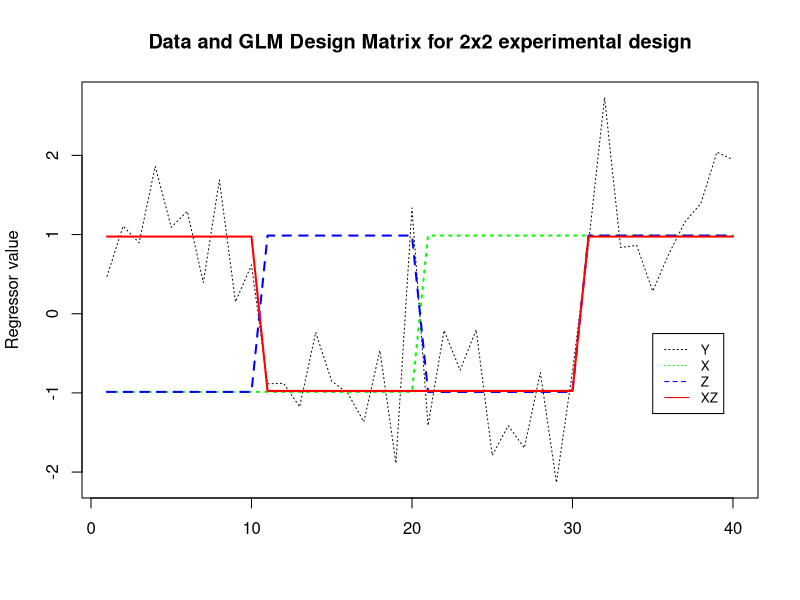
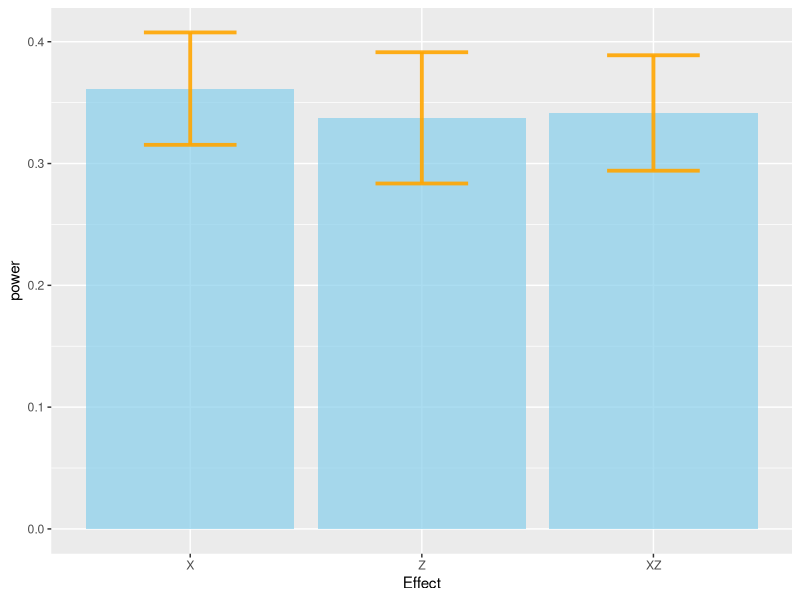
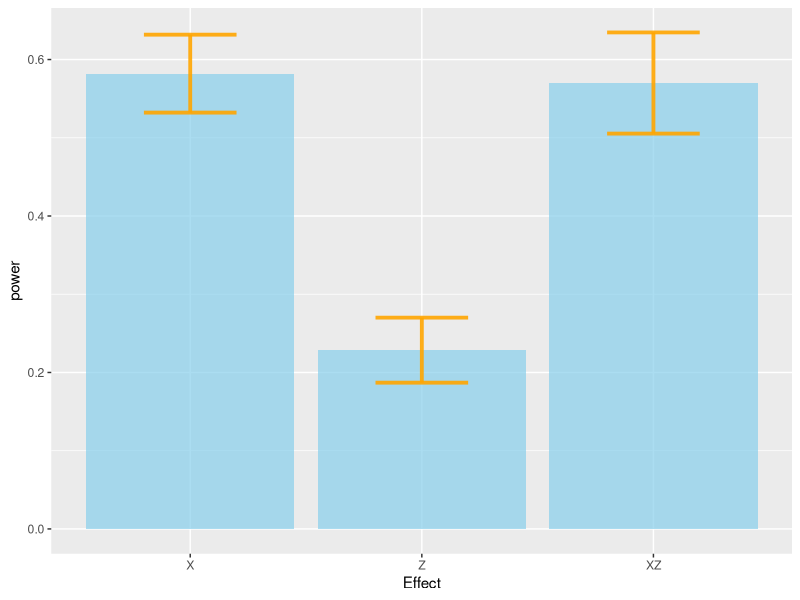
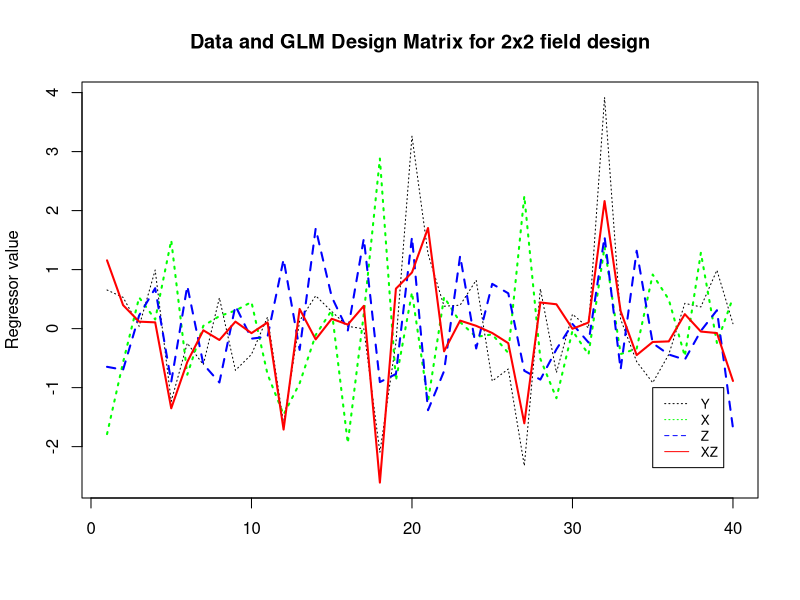
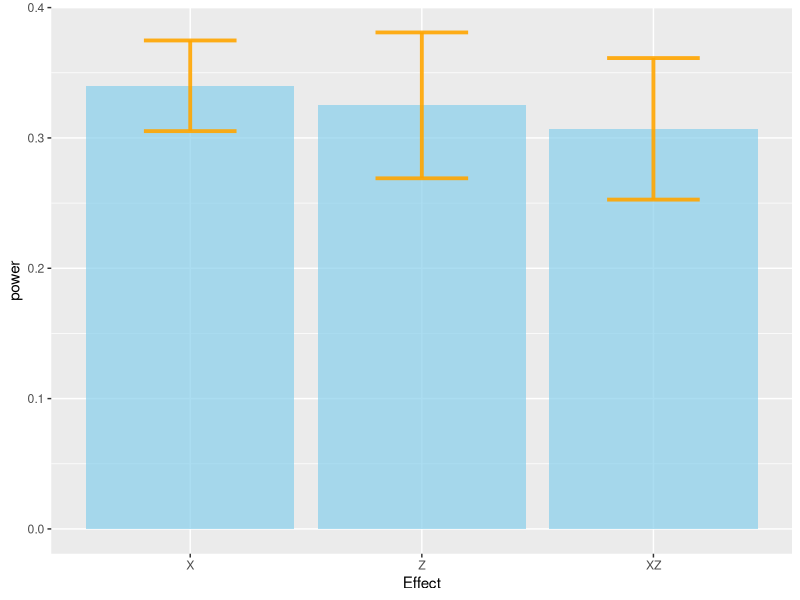
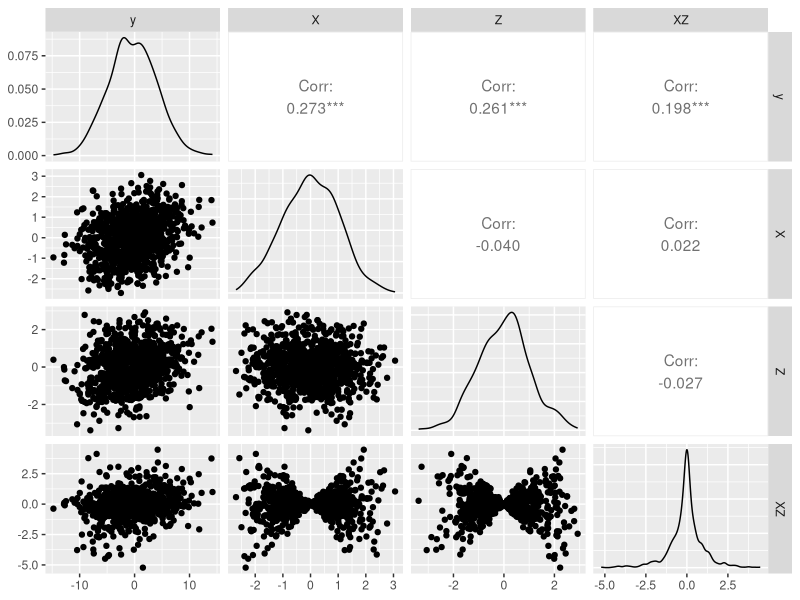
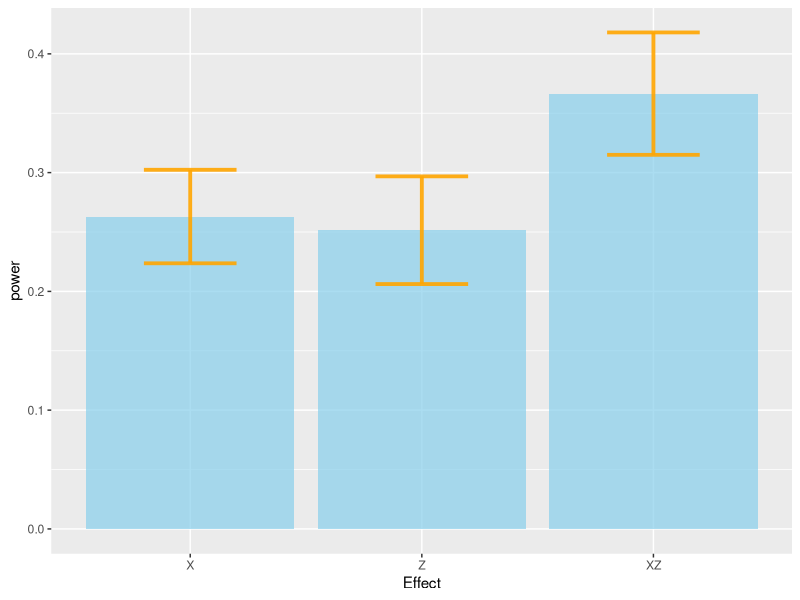
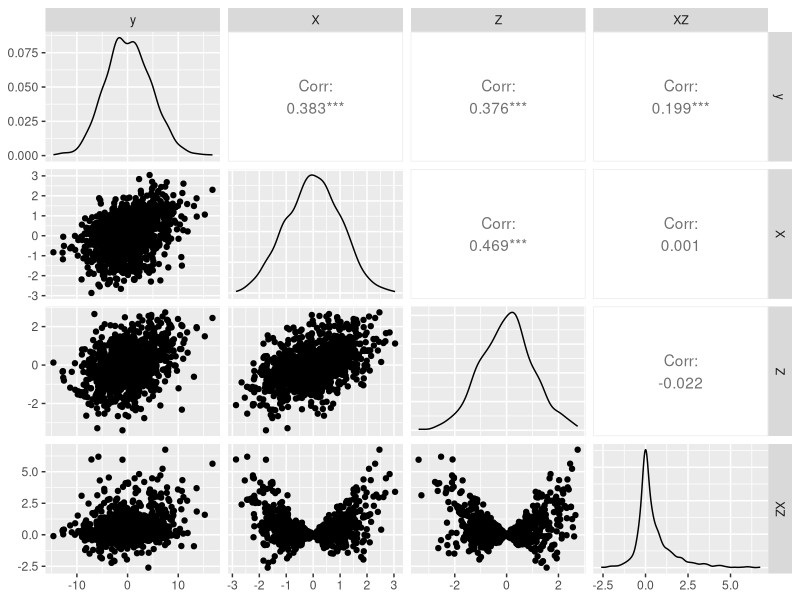

These figures' R source, in order:
## ---- chunk 1
knitr::opts_chunk$set(echo = TRUE)
## ---- chunk 2
nsim = 20         # Number of simulations (determines precision of power estimate)
nexp = 100        # Number of experiments/studies (determines precision of power estimate)
nsub = 40         # Number of subjects (must be >1 and multiple of 4 if arg$expt=1)
Beta = c(1, 1, 1) # Betas (effect sizes) for X, Z, XZ
nsd = 15          # sd of measurement noise
## ---- chunk 3
library(rlist)
library(ggplot2)
library(GGally)
library(nlme) 
## ---- chunk 4
# main power function
pow <- function(arg) {
  if (is.null(arg$Xrep)) {arg$Xrep = 0}
  if (is.null(arg$Zrep)) {arg$Zrep = 0}
  if (is.null(arg$seqTest)) {arg$seqTest = 0}
  if (is.null(arg$msd)) {arg$msd = 0}
  
  SE = sub_eff(arg$nsub, arg$Xrep, arg$Zrep) 
  
  set.seed(100) # if want same results each time run
  psig = matrix(NA, nrow = arg$nsim, ncol = 3)
  alpha = 0.05
  for (i in 1:arg$nsim) {
    nsig = 0
    for (j in 1:arg$nexp) {
      d  = gen_dat(arg)
      
      if (arg$msd > 0) { # If regressors measured with noise (msd) 
        d$X = d$X + rnorm(n = length(d$X), mean = 0, sd = arg$msd)
        d$Z = d$Z + rnorm(n = length(d$Z), mean = 0, sd = arg$msd)
        d$X = (d$X - mean(d$X)); d$Z = (d$Z - mean(d$Z))
        d$XZ = d$X*d$Z
      }
      
       if (arg$expt & (arg$Xrep | arg$Zrep)) {
        d$ind = SE$ind
        m = lme(y ~ X + Z + XZ, data = d, random = ~ 1 | ind) 
        nsig = nsig + (summary(m)$tTable[2:4,5] < alpha)
      } else { # basic lm quicker (ie when no subject effects)
        m = lm(y ~ X + Z + XZ, data = d)  
        if (arg$seqTest) { nsig = nsig + (anova(m)$`Pr(>F)`[1:3] < alpha) }
        else             { nsig = nsig + (summary(m)$coefficients[2:4, 4] < alpha) }
      }
     }
    psig[i, ] = nsig / arg$nexp
  }
  return(psig)
}

# generate data
gen_dat <- function(arg) {
  if (is.null(arg$Xrep)) {arg$Xrep = 0}
  if (is.null(arg$Zrep)) {arg$Zrep = 0}

    if (arg$expt) {
    O = matrix(1, nrow = arg$nsub/4, ncol = 1)
    X = c(0, 0, 1, 1)
    Z = c(0, 1, 0, 1)
    X = X %x% O;    Z = Z %x% O
    X = scale(X);   Z = scale(Z)
  } else if (is.null(arg$R)) {
    C = matrix(c(arg$vX, arg$cXZ, arg$cXZ, arg$vZ), ncol = 2)
    R = mvtnorm::rmvnorm(arg$nsub, c(X = 0, Z = 0), C)
    X = R[, 1];     Z = R[, 2]
  } else {
    X = arg$R[, 1]; Z = arg$R[, 2]
  }
  
  X = (X - mean(X)) # /sd(X) - may not want to scale if range meaningful and of interest
  Z = (Z - mean(Z)) # /sd(X) - may not want to scale if range meaningful and of interest
  XZ = X * Z

  if (arg$expt & (arg$Xrep>0 | arg$Zrep>0)) {
    Xm = matrix(c(1, arg$Xrep, arg$Xrep, 1), ncol = 2)
    Zm = matrix(c(1, arg$Zrep, arg$Zrep, 1), ncol = 2)
    C = (Xm %x% Zm) %x% (arg$scor * diag(arg$nsub/4))
    C = C + (diag(arg$nsub) * (1-arg$scor))
    C = arg$nsd * C
  }  else {
    C = arg$nsd * diag(arg$nsub)
  }
  
  E = mvtnorm::rmvnorm(1, matrix(0, nrow = arg$nsub, ncol = 1), C)
  
  y = arg$Beta[1] * X + arg$Beta[2] * Z + arg$Beta[3] * XZ + t(E)
  d = data.frame(y, X, Z, XZ)
  return(d)
}

# sub function to deal with subject effects
sub_eff <- function(nsub,Xrep,Zrep) { 
  SX = diag(2)
  SZ = diag(2)
  if (Xrep > 0) { SX = matrix(c(1, 1), nrow = 2, ncol = 1) }
  if (Zrep > 0) { SZ = matrix(c(1, 1), nrow = 2, ncol = 1) }
  
  mat = (SX %x% SZ) %x% diag(nsub/4)
  
  ind = matrix(NA, nrow = nrow(mat), ncol = 1)
  for (j in 1:ncol(mat)) {
       ind[(mat[,j]!=0)] = j
  }
  SE = list(mat=mat, ind=ind)
  return(SE)
}

# plot results
plot_bar <- function(psig) {
  d = data.frame(effect = c('X','Z','XZ'), power = apply(psig,2,mean), sd = apply(psig,2,sd))
  ggplot(d) +
    geom_bar( aes(x=factor(effect, levels = c('X','Z','XZ')), y=power), stat="identity", fill="skyblue", alpha=0.7) + xlab('Effect') +
    geom_errorbar( aes(x=effect, ymin=power-sd, ymax=power+sd), width=0.4, colour="orange", alpha=0.9, linewidth=1.3)
}
## ---- chunk 5
arg = list(nsub=40) # not in gen_dat, but to get snippet below working
O = matrix(1, nrow = arg$nsub/4, ncol = 1)
X = c(0, 0, 1, 1); Z = c(0, 1, 0, 1)
X = X %x% O; Z = Z %x% O
X = scale(X); Z = scale(Z)

XZ = X * Z
## ---- chunk 6
set.seed(100)
Y = 0 + 0*X + 0*Z + 1*XZ + rnorm(40, mean=0, sd=1) # Just generate some example data with an interaction
colors = c("black", "green", "blue", "red")
matplot(cbind(Y, X, Z, XZ), type = "l", lwd = c(1,2,2,2), main="Data and GLM Design Matrix for 2x2 experimental design", col=colors, lty=c(3,3,2,1), ylab="Regressor value")
legend(35, -0.25, legend=c("Y", "X", "Z", "XZ"), col=colors, lty=c(3,3,2,1), cex=0.8)
## ---- chunk 7
arg = list(nsim = nsim, nexp = nexp, nsub = nsub, Beta = Beta, nsd = nsd)
arg = list.append(arg, expt = 1)
#system.time({psig = pow(arg)}) # should be ~10s
plot_bar(pow(arg)) 
## ---- chunk 8
arg$Xrep = 1; arg$Zrep = 1; arg$scor = 0.5; 
#plot_bar(pow(arg)) 
arg$scor = 0.5; arg$Xrep = 1; arg$Zrep = 0;
plot_bar(pow(arg)) 
## ---- chunk 9
arg = list(vX = 1, vZ = 1, cXZ = 0) # not in gen_dat, but to get snippet below working
C = matrix(c(arg$vX, arg$cXZ, arg$cXZ, arg$vZ), ncol = 2)
R = mvtnorm::rmvnorm(nsub, c(X = 0, Z = 0), C)
X = R[, 1]; Z = R[, 2]
X = (X - mean(X)) 
Z = (Z - mean(Z)) 
XZ = X * Z
## ---- chunk 10
set.seed(100)
Y = 0 + 0*X + 0*Z + 1*XZ + rnorm(40, mean=0, sd=1) # Just generate some example data with an interaction
colors = c("black", "green", "blue", "red")
matplot(cbind(Y, X, Z, XZ), type = "l", lwd = c(1,2,2,2), main="Data and GLM Design Matrix for 2x2 field design", col=colors, lty=c(3,3,2,1), ylab="Regressor value")
legend(35, -1, legend=c("Y", "X", "Z", "XZ"), col=colors, lty=c(3,3,2,1), cex=0.8)
## ---- chunk 11
arg = list(nsim = nsim, nexp = nexp, nsub = nsub, Beta = Beta, nsd = nsd)
arg = list.append(arg, expt = 0, vX = 1, vZ = 1, cXZ = 0)
plot_bar(pow(arg)) 
## ---- chunk 12
arg2=arg; arg2$nsub = 1000; ggpairs(gen_dat(arg2))
## ---- chunk 13
arg$cXZ = 0.5
plot_bar(pow(arg)) 
## ---- chunk 14
arg2=arg; arg2$nsub = 1000; ggpairs(gen_dat(arg2))
## ---- chunk 15
arg$vX = 0.5; arg$vZ = 0.5; arg$cXZ = 0
plot_bar(pow(arg))
## ---- chunk 16
arg = list(nsim = nsim, nexp = nexp, nsub = nsub, Beta = Beta, nsd = nsd)
arg = list.append(arg, expt = 0, vX = 1, vZ = 1, cXZ = 0)
arg$nsd = 2; arg$msd = 2 # reduce main noise (nsd) to get power comparable to previous examples
plot_bar(pow(arg)) 
## ---- chunk 17
arg = list(nsim = nsim, nexp = nexp, nsub = nsub, Beta = Beta, nsd = nsd, expt = 0)
X = seq(1,arg$nsub)/arg$nsub; Z = X^2; X = scale(X); Z = scale(Z); arg$R = cbind(X, Z)
arg2=arg; arg2$nsub = 1000; ggpairs(gen_dat(arg2))
## ---- chunk 18
arg$nsd=1
plot_bar(pow(arg)) 
## ---- chunk 19
arg$seqTest = 1;
plot_bar(pow(arg)) 
